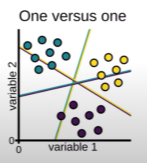
#> input picture Machine Learning/Support Vector Machine/Multi-classification/images/ovo.png, 147 x 163 px, found by its file name
$ jupyter execute multi-class.ipynb
#> lines starting #> are read from the running program, lines starting #| are printed output that depends on the picture
1. [Multi-class in SVM](#multi-class-in-svm)

#### Multi-class in SVM:
- one of the strategies to perform multi-class classification in SVM
    - OVO = ```one vs one```
- preferred when the number of output labels <= 10
- more accurate, but slower compared to OVR when output labels >= 10

##### OVR (One vs One):
- compare only two class data points at a time and ignore the rest
- there are 3 classifiers being built and trained
    - Classifier 1: Blue vs Red
    - Classifier 1: Blue vs Green
    - Classifier 1: Green vs Red
- the final output label is chosen based on the majority of votes
-

[cell 1]
from PIL import Image
from IPython.display import display

img = Image.open('images/ovo.png')
#> img is the input picture: PIL image 147x163 RGBA; mean R, G, B, A 214.9, 215.2, 213.4, 255
new_image = img.resize((300, 300))
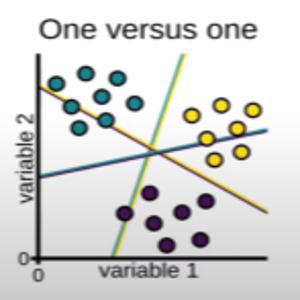
#> new_image: PIL image 300x300 RGBA; mean R, G, B, A 214.8, 215.2, 213.3, 255
display(new_image)


$ run again, with Machine Learning/Support Vector Machine/Multi-classification/images/multiclass.png copied over Machine Learning/Support Vector Machine/Multi-classification/images/ovo.png
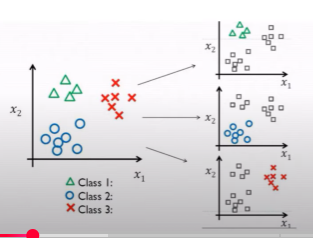
#> input picture Machine Learning/Support Vector Machine/Multi-classification/images/multiclass.png, 313 x 238 px, found by its file name
#> img is the input picture: PIL image 313x238 RGBA; mean R, G, B, A 223.3, 221.2, 223.6, 255
#> `new_image = img.resize((300, 300))`:
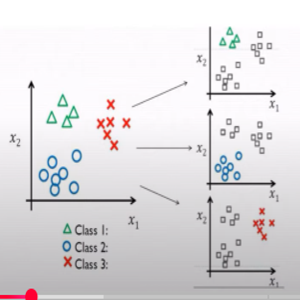
#> new_image: PIL image 300x300 RGBA; mean R, G, B, A 223.2, 221.2, 223.5, 255

$ run again, with Machine Learning/Support Vector Machine/Multi-classification/images/multiclass1.png copied over Machine Learning/Support Vector Machine/Multi-classification/images/ovo.png
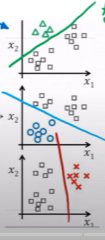
#> input picture Machine Learning/Support Vector Machine/Multi-classification/images/multiclass1.png, 105 x 240 px, found by its file name
#> img is the input picture: PIL image 105x240 RGBA; mean R, G, B, A 212.8, 213.6, 215.8, 255
#> `new_image = img.resize((300, 300))`:
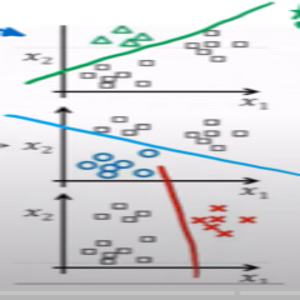
#> new_image: PIL image 300x300 RGBA; mean R, G, B, A 212.8, 213.6, 215.8, 255

$ run again, with Machine Learning/Support Vector Machine/Multi-classification/images/multiclass2.png copied over Machine Learning/Support Vector Machine/Multi-classification/images/ovo.png
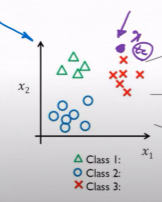
#> input picture Machine Learning/Support Vector Machine/Multi-classification/images/multiclass2.png, 162 x 202 px, found by its file name
#> img is the input picture: PIL image 162x202 RGBA; mean R, G, B, A 220.7, 218.8, 222.6, 255
#> `new_image = img.resize((300, 300))`:
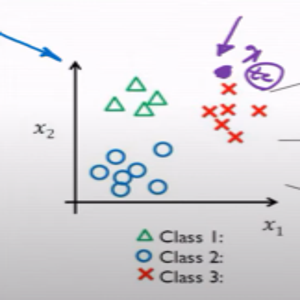
#> new_image: PIL image 300x300 RGBA; mean R, G, B, A 220.7, 218.8, 222.6, 255
